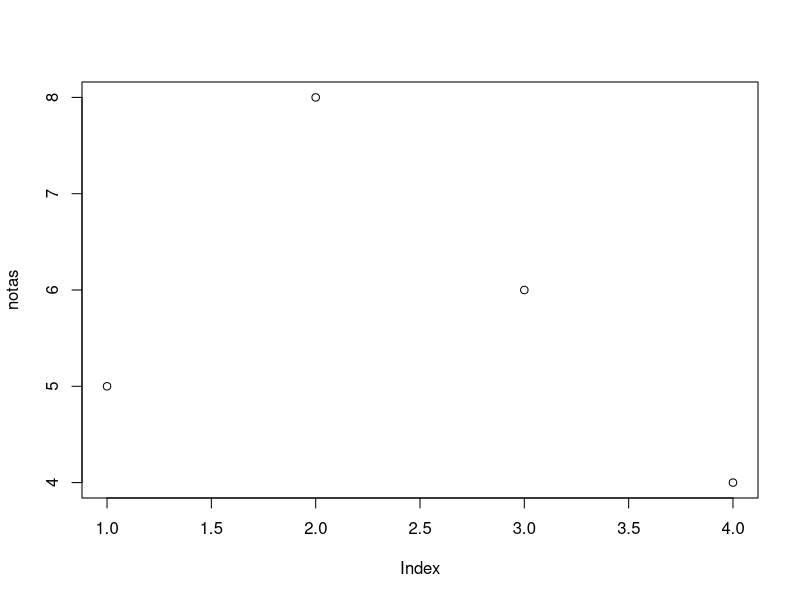
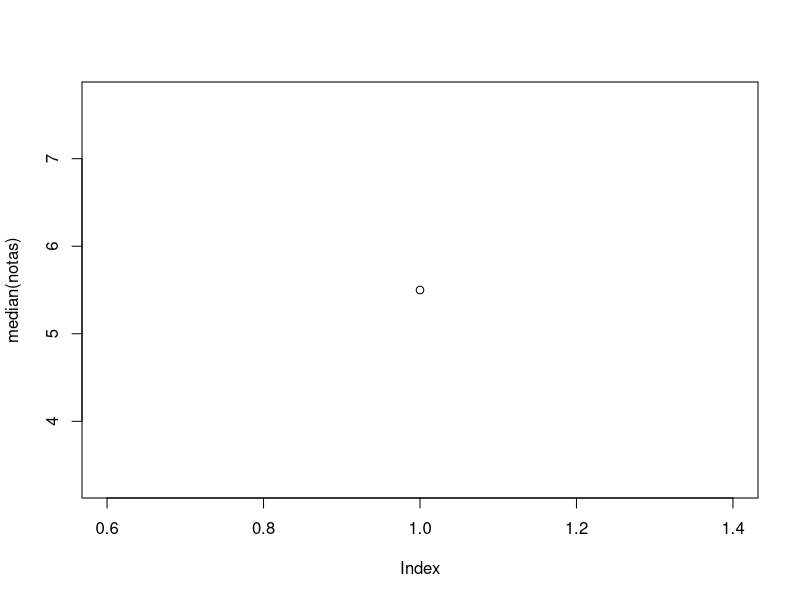
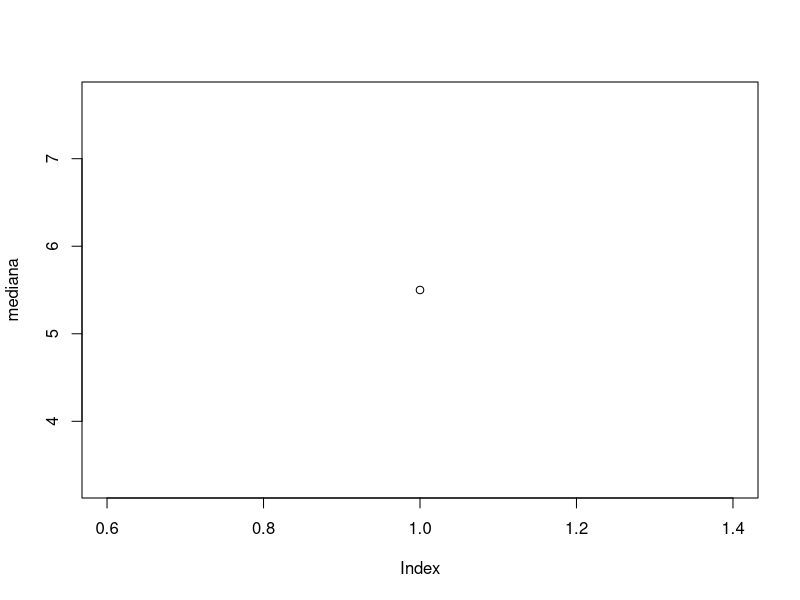

Reproduce these figures in R, in order.
c(1,2,3,4)
c(1.5,2.5,3.5)
c(1,"a","b")
c(1i,"a","b")

notas <- c(5,8,6,4)
notas +1
notas*2
(notas+1)*2
promedio <- mean (notas)
desv <- sd (notas)
median(notas)
mediana <- median(notas)
mediana
quantile (notas, probs = 0.1)
quantile (notas, probs = 0.5)
quantile (notas, probs = 1)

help ("quantile")
plot (notas)
plot (median (notas))
plot(mediana)


secuencia_molona <- seq(from=0, to=100, by=2)





